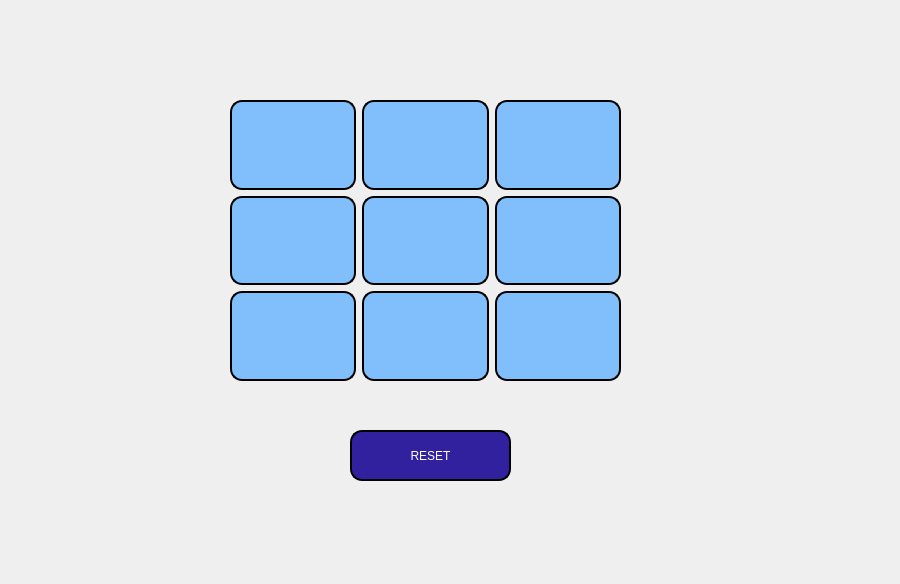
<?xml version="1.0" encoding="UTF-8"?>
<ui version="4.0">
 <class>game_window</class>
 <widget class="QDialog" name="game_window">
  <property name="geometry">
   <rect>
    <x>0</x>
    <y>0</y>
    <width>900</width>
    <height>584</height>
   </rect>
  </property>
  <property name="windowTitle">
   <string>Dialog</string>
  </property>
  <widget class="QPushButton" name="RESET">
   <property name="geometry">
    <rect>
     <x>350</x>
     <y>430</y>
     <width>161</width>
     <height>51</height>
    </rect>
   </property>
   <property name="styleSheet">
    <string notr="true">QPushButton {
	font: 900 16pt &quot;Segoe UI Black&quot;;
    background-color: #32219F;
    color: white;
    border: 2px solid black;
    border-radius: 12px;
    padding: 5px;
}

QPushButton:hover {
    background-color: lightblue;
}
QPushButton:pressed {
    background-color: navy;
    color: lightblue;
}</string>
   </property>
   <property name="text">
    <string>RESET</string>
   </property>
  </widget>
  <widget class="QWidget" name="gridLayoutWidget">
   <property name="geometry">
    <rect>
     <x>230</x>
     <y>100</y>
     <width>391</width>
     <height>281</height>
    </rect>
   </property>
   <property name="sizePolicy">
    <sizepolicy hsizetype="Expanding" vsizetype="Expanding">
     <horstretch>0</horstretch>
     <verstretch>0</verstretch>
    </sizepolicy>
   </property>
   <layout class="QGridLayout" name="gridLayout">
    <item row="2" column="2">
     <widget class="QPushButton" name="PB_2_2">
      <property name="sizePolicy">
       <sizepolicy hsizetype="Expanding" vsizetype="Expanding">
        <horstretch>0</horstretch>
        <verstretch>0</verstretch>
       </sizepolicy>
      </property>
      <property name="styleSheet">
       <string notr="true">QPushButton {
	font: 900 16pt &quot;Segoe UI Black&quot;;
    background-color: #81BEFC;
    color: white;
    border: 2px solid black;
    border-radius: 12px;
    padding: 5px;
}

QPushButton:hover {
    background-color: lightblue;
}
QPushButton:pressed {
    background-color: navy;
    color: lightblue;
}</string>
      </property>
      <property name="text">
       <string/>
      </property>
     </widget>
    </item>
    <item row="2" column="1">
     <widget class="QPushButton" name="PB_2_1">
      <property name="sizePolicy">
       <sizepolicy hsizetype="Expanding" vsizetype="Expanding">
        <horstretch>0</horstretch>
        <verstretch>0</verstretch>
       </sizepolicy>
      </property>
      <property name="styleSheet">
       <string notr="true">QPushButton {
	font: 900 16pt &quot;Segoe UI Black&quot;;
    background-color: #81BEFC;
    color: white;
    border: 2px solid black;
    border-radius: 12px;
    padding: 5px;
}

QPushButton:hover {
    background-color: lightblue;
}
QPushButton:pressed {
    background-color: navy;
    color: lightblue;
}</string>
      </property>
      <property name="text">
       <string/>
      </property>
     </widget>
    </item>
    <item row="1" column="0">
     <widget class="QPushButton" name="PB_1_0">
      <property name="sizePolicy">
       <sizepolicy hsizetype="Expanding" vsizetype="Expanding">
        <horstretch>0</horstretch>
        <verstretch>0</verstretch>
       </sizepolicy>
      </property>
      <property name="styleSheet">
       <string notr="true">QPushButton {
	font: 900 16pt &quot;Segoe UI Black&quot;;
    background-color: #81BEFC;
    color: white;
    border: 2px solid black;
    border-radius: 12px;
    padding: 5px;
}

QPushButton:hover {
    background-color: lightblue;
}
QPushButton:pressed {
    background-color: navy;
    color: lightblue;
}</string>
      </property>
      <property name="text">
       <string/>
      </property>
     </widget>
    </item>
    <item row="0" column="2">
     <widget class="QPushButton" name="PB_0_2">
      <property name="sizePolicy">
       <sizepolicy hsizetype="Expanding" vsizetype="Expanding">
        <horstretch>0</horstretch>
        <verstretch>0</verstretch>
       </sizepolicy>
      </property>
      <property name="styleSheet">
       <string notr="true">QPushButton {
	font: 900 16pt &quot;Segoe UI Black&quot;;
    background-color: #81BEFC;
    color: white;
    border: 2px solid black;
    border-radius: 12px;
    padding: 5px;
}

QPushButton:hover {
    background-color: lightblue;
}
QPushButton:pressed {
    background-color: navy;
    color: lightblue;
}</string>
      </property>
      <property name="text">
       <string/>
      </property>
     </widget>
    </item>
    <item row="0" column="1">
     <widget class="QPushButton" name="PB_0_1">
      <property name="sizePolicy">
       <sizepolicy hsizetype="Expanding" vsizetype="Expanding">
        <horstretch>0</horstretch>
        <verstretch>0</verstretch>
       </sizepolicy>
      </property>
      <property name="styleSheet">
       <string notr="true">QPushButton {
	font: 900 16pt &quot;Segoe UI Black&quot;;
    background-color: #81BEFC;
    color: white;
    border: 2px solid black;
    border-radius: 12px;
    padding: 5px;
}

QPushButton:hover {
    background-color: lightblue;
}
QPushButton:pressed {
    background-color: navy;
    color: lightblue;
}</string>
      </property>
      <property name="text">
       <string/>
      </property>
     </widget>
    </item>
    <item row="0" column="0">
     <widget class="QPushButton" name="PB_0_0">
      <property name="sizePolicy">
       <sizepolicy hsizetype="Expanding" vsizetype="Expanding">
        <horstretch>0</horstretch>
        <verstretch>0</verstretch>
       </sizepolicy>
      </property>
      <property name="styleSheet">
       <string notr="true">QPushButton {
	font: 900 16pt &quot;Segoe UI Black&quot;;
    background-color: #81BEFC;
    color: white;
    border: 2px solid black;
    border-radius: 12px;
    padding: 5px;
}

QPushButton:hover {
    background-color: lightblue;
}
QPushButton:pressed {
    background-color: navy;
    color: lightblue;
}</string>
      </property>
      <property name="text">
       <string/>
      </property>
     </widget>
    </item>
    <item row="2" column="0">
     <widget class="QPushButton" name="PB_2_0">
      <property name="sizePolicy">
       <sizepolicy hsizetype="Expanding" vsizetype="Expanding">
        <horstretch>0</horstretch>
        <verstretch>0</verstretch>
       </sizepolicy>
      </property>
      <property name="styleSheet">
       <string notr="true">QPushButton {
	font: 900 16pt &quot;Segoe UI Black&quot;;
    background-color: #81BEFC;
    color: white;
    border: 2px solid black;
    border-radius: 12px;
    padding: 5px;
}

QPushButton:hover {
    background-color: lightblue;
}
QPushButton:pressed {
    background-color: navy;
    color: lightblue;
}</string>
      </property>
      <property name="text">
       <string/>
      </property>
     </widget>
    </item>
    <item row="1" column="1">
     <widget class="QPushButton" name="PB_1_1">
      <property name="sizePolicy">
       <sizepolicy hsizetype="Expanding" vsizetype="Expanding">
        <horstretch>0</horstretch>
        <verstretch>0</verstretch>
       </sizepolicy>
      </property>
      <property name="styleSheet">
       <string notr="true">QPushButton {
	font: 900 16pt &quot;Segoe UI Black&quot;;
    background-color: #81BEFC;
    color: white;
    border: 2px solid black;
    border-radius: 12px;
    padding: 5px;
}

QPushButton:hover {
    background-color: lightblue;
}
QPushButton:pressed {
    background-color: navy;
    color: lightblue;
}</string>
      </property>
      <property name="text">
       <string/>
      </property>
     </widget>
    </item>
    <item row="1" column="2">
     <widget class="QPushButton" name="PB_1_2">
      <property name="sizePolicy">
       <sizepolicy hsizetype="Expanding" vsizetype="Expanding">
        <horstretch>0</horstretch>
        <verstretch>0</verstretch>
       </sizepolicy>
      </property>
      <property name="styleSheet">
       <string notr="true">QPushButton {
	font: 900 16pt &quot;Segoe UI Black&quot;;
    background-color: #81BEFC;
    color: white;
    border: 2px solid black;
    border-radius: 12px;
    padding: 5px;
}

QPushButton:hover {
    background-color: lightblue;
}
QPushButton:pressed {
    background-color: navy;
    color: lightblue;
}</string>
      </property>
      <property name="text">
       <string/>
      </property>
     </widget>
    </item>
   </layout>
  </widget>
 </widget>
 <resources/>
 <connections/>
</ui>
